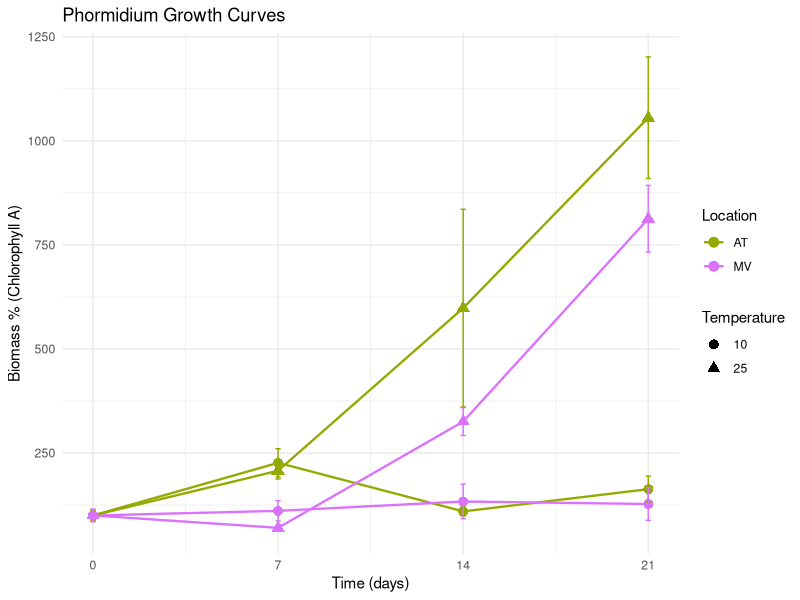
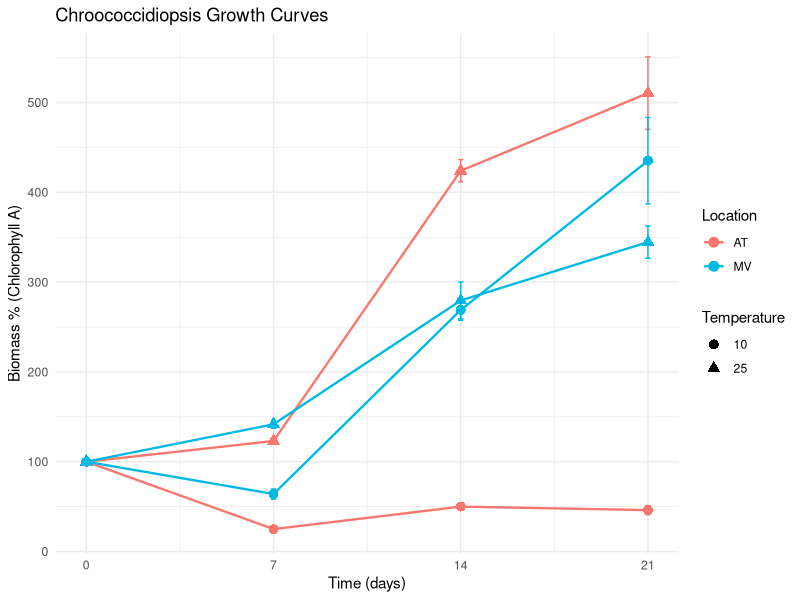

Source code (R) for these figures, in order:
# Set the working directory
setwd("/Users/timozcelik/Desktop/Experimental")

# Load necessary libraries
library(readxl)
library(dplyr)
library(ggplot2)
library(tidyr)

# Read the data
data <- read_excel("temp_growth.xlsx")

# Get the initial ChlA measurement for each Location, Strain, and Temperature
initial_chla <- data %>%
  filter(Day == 0) %>%
  group_by(Location, Strain, Temperature) %>%
  summarise(InitialChlA = mean(ChlA), .groups = 'drop')

# Join the initial measurements with the main data frame and normalize as percentage
normalized_data <- data %>%
  left_join(initial_chla, by = c("Location", "Strain", "Temperature")) %>%
  mutate(PercentageChlA = (ChlA / InitialChlA) * 100) %>%
  select(-InitialChlA, -ChlA) %>%
  rename(ChlA = PercentageChlA)

# Calculate the mean and standard deviation for each group of triplicates
grouped_data <- normalized_data %>%
  group_by(Location, Strain, Temperature, Day) %>%
  summarise(
    MeanChlA = mean(ChlA),
    SdChlA = sd(ChlA),
    .groups = 'drop'
  )

# Function to plot the growth curves with error bars and customized shapes
plot_growth_curve <- function(data, strain, custom_colors) {
  ggplot(data, aes(x = Day, y = MeanChlA, group = interaction(Location, Temperature), color = Location)) +
    geom_line(size = 0.8) +
    geom_point(aes(shape = as.factor(Temperature)), size = 3) +
    geom_errorbar(aes(ymin = MeanChlA - SdChlA, ymax = MeanChlA + SdChlA), width = 0.2) +
    scale_shape_manual(values=c(16, 17)) +
    scale_color_manual(values=custom_colors) +
    scale_x_continuous(breaks=seq(0, max(data$Day), by = 7), name = "Time (days)") +
    labs(title = paste(strain, "Growth Curves"),
         y = "Biomass % (Chlorophyll A)",
         color = "Location",
         shape = "Temperature") +
    theme_minimal()
}

# Define custom colors for Phormidium and Chroococcidiopsis
phormidium_colors <- c("#93AA00", "#DB72FB")
chroococcidiopsis_colors <- c("#F8766D", "#00B9E3")

# Filter the data for Phormidium and Chroococcidiopsis strains
phormidium_data <- grouped_data %>% filter(Strain == 'P')
chroococcidiopsis_data <- grouped_data %>% filter(Strain == 'C')

# Plot the growth curves for Phormidium with custom colors
phormidium_plot <- plot_growth_curve(phormidium_data, "Phormidium", phormidium_colors)
print(phormidium_plot)

# Plot the growth curves for Chroococcidiopsis with custom colors
chroococcidiopsis_plot <- plot_growth_curve(chroococcidiopsis_data, "Chroococcidiopsis", chroococcidiopsis_colors)
print(chroococcidiopsis_plot)

#####
# Filter the data to only include the final biomass measurements (Day 21)
final_biomass_data <- normalized_data %>%
  filter(Day == 21)

library(broom)
library(writexl)

# Define a function to perform a t-test and return a data frame with the comparison and p-value
perform_test <- function(data, group_var, comparison_name) {
  test_result <- t.test(ChlA ~ get(group_var), data = data)
  data.frame(
    Comparison = comparison_name,
    P_Value = test_result$p.value
  )
}

# Create a list to store the comparison results
comparison_results <- list()

# Perform the comparisons
# Phormidium
comparison_results[["AT Phormidium 10 vs 25°C"]] <- perform_test(
  final_biomass_data %>% filter(Location == "AT", Strain == "P"),
  "Temperature",
  "AT Phormidium 10 vs 25°C"
)

comparison_results[["MV Phormidium 10 vs 25°C"]] <- perform_test(
  final_biomass_data %>% filter(Location == "MV", Strain == "P"),
  "Temperature",
  "MV Phormidium 10 vs 25°C"
)

comparison_results[["AT vs MV Phormidium at 10°C"]] <- perform_test(
  final_biomass_data %>% filter(Temperature == 10, Strain == "P"),
  "Location",
  "AT vs MV Phormidium at 10°C"
)

comparison_results[["AT vs MV Phormidium at 25°C"]] <- perform_test(
  final_biomass_data %>% filter(Temperature == 25, Strain == "P"),
  "Location",
  "AT vs MV Phormidium at 25°C"
)

# Chroococcidiopsis
comparison_results[["AT Chroococcidiopsis 10 vs 25°C"]] <- perform_test(
  final_biomass_data %>% filter(Location == "AT", Strain == "C"),
  "Temperature",
  "AT Chroococcidiopsis 10 vs 25°C"
)

comparison_results[["MV Chroococcidiopsis 10 vs 25°C"]] <- perform_test(
  final_biomass_data %>% filter(Location == "MV", Strain == "C"),
  "Temperature",
  "MV Chroococcidiopsis 10 vs 25°C"
)

comparison_results[["AT vs MV Chroococcidiopsis at 10°C"]] <- perform_test(
  final_biomass_data %>% filter(Temperature == 10, Strain == "C"),
  "Location",
  "AT vs MV Chroococcidiopsis at 10°C"
)

comparison_results[["AT vs MV Chroococcidiopsis at 25°C"]] <- perform_test(
  final_biomass_data %>% filter(Temperature == 25, Strain == "C"),
  "Location",
  "AT vs MV Chroococcidiopsis at 25°C"
)

# Combine all comparison results into one data frame
all_comparisons_df <- bind_rows(comparison_results)

# Write the results to an Excel file
write_xlsx(all_comparisons_df, "temp_growth_comparison_results.xlsx")
